Frame 1 (no input): blank canvas, image omitted
Frame 60 (the mouse pressed at the canvas centre just before this capture): blank canvas, image omitted
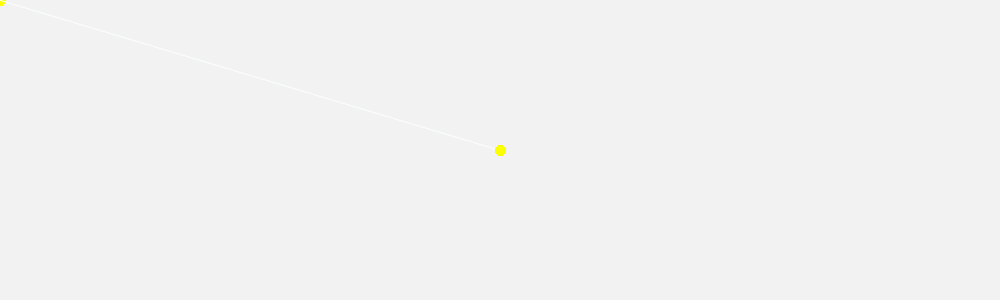
Frame 120 (the mouse held since frame 60 and released just before this capture)

The Processing sketch whose frames 1 and 60 were blank and that drew this single picture after the mouse press (run headless with seeded random() and noise(); from frame 60 on, the mouse is pressed at the canvas centre):

// Processing sketch: MikeyC_Drawing
// ── MikeyC_Drawing.pde
//MIKEY CHEN
//WEEK 2
//DRAWING SKETCH


void setup(){
size(1000, 300);
background(#F2F2F2);
smooth();

}
 
void draw(){
  float dm = dist(pmouseX, pmouseY, mouseX, mouseY)*2;
  if((mouseX < width/2) && (mouseY < height/2) && (mousePressed)) {stroke(250, dm*6, 187);
  strokeWeight(max(35-dm, 1));
  line(mouseX, mouseY, pmouseX, pmouseY);
 } 
 else if ((mouseX > width/2) && (mouseY < height/2) && (mousePressed)) 
 {stroke(20, 38, dm*8);strokeWeight(max(35-dm, 1));
  line(mouseX, mouseY, pmouseX, pmouseY);}
  
  else if ((mouseX < width/2) && (mouseY > height/2) && (mousePressed)) 
 {stroke(10, 98, dm*5);strokeWeight(max(35-dm, 1));
  line(mouseX, mouseY, pmouseX, pmouseY);}
  
  else if ((mouseX > width/2) && (mouseY > height/2) && (mousePressed)) 
 {stroke(255, dm*8, 98);strokeWeight(max(35-dm, 1));
  line(mouseX, mouseY, pmouseX, pmouseY);}
  
  
  else   {stroke(251, 255, dm*6);strokeWeight(max(10-dm, 1));
  line(mouseX, mouseY, pmouseX, pmouseY);}
 
  }

 
